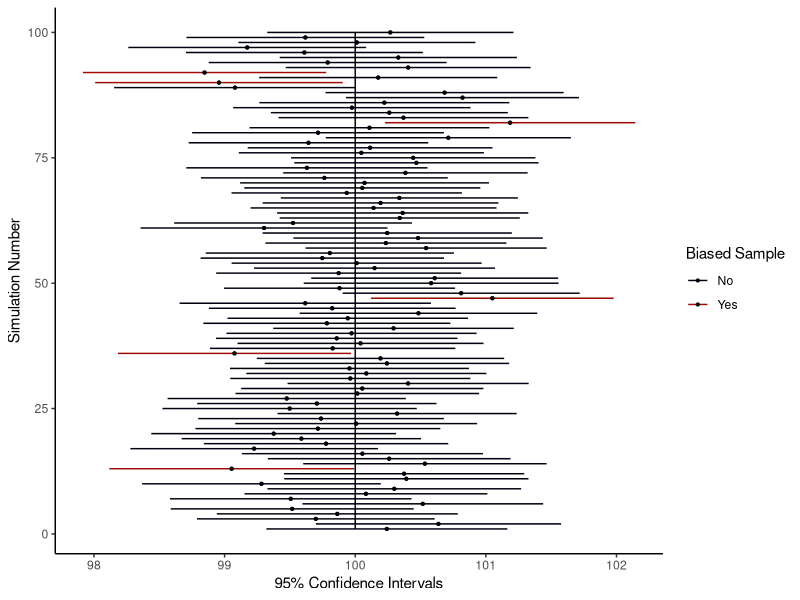

Recreate this plot in R.
## ---- chunk 1
# defining population values
population <- new.env()
population$mean <- 100
population$sd <- 15
as.list(population)

# 100 samples of 1000 observations from the population
set.seed(123) # for reproducibility
samples <- data.frame(matrix(ncol = 100, nrow = 1000))
for (i in 1:100){
  samples[,i] <- rnorm(n = 1000, mean = 100, sd = 15)}
## ---- chunk 2
samplemeans <- data.frame(matrix(ncol = 100, nrow = 1))
for (i in 1:100){
  samplemeans[,i] <- mean(samples[,i])}
## ---- chunk 3
absolutebias <- data.frame(matrix(ncol = 100, nrow = 1))
for (i in 1:100){
  absolutebias[,i] <- abs(population$mean - samplemeans[,i])}
## ---- chunk 4
# SD of every sample
sampleSDs <- data.frame(matrix(ncol = 100, nrow = 1))
for (i in 1:100){
  sampleSDs[,i] <- sd(samples[,i])}

# SE of every sample
sampleSEs <- data.frame(matrix(ncol = 100, nrow = 1))
for (i in 1:100){
  sampleSEs[,i] <- sampleSDs[,i] / sqrt(nrow(samples))}

## ---- chunk 5
# lower bound
CIlower <- data.frame(matrix(ncol = 100, nrow = 1))
for (i in 1:100){
  CIlower[,i] <- samplemeans[,i] - 1.959964 * sampleSEs[,i]}

# upper bound
CIupper <- data.frame(matrix(ncol = 100, nrow = 1))
for (i in 1:100){
  CIupper[,i] <- samplemeans[,i] + 1.959964 * sampleSEs[,i]}
## ---- chunk 6
library(tidyverse)
## ---- chunk 7
data <- data.frame(sample_id = 1:100, lower_bound = t(CIlower), sample_mean = t(samplemeans), upper_bound = t(CIupper), row.names = 1:100)

data$sample_biased <- ifelse((data$upper_bound < 100) | (data$lower_bound > 100), "Yes", "No")

data_long <- data %>% pivot_longer(c(2,4), names_to = "Statistic", values_to = "Values")

## ---- chunk 8

ggplot(data_long, aes(x = Values, y = sample_id)) + 
   geom_line(aes(colour = sample_biased, group = sample_id)) +
   scale_color_manual(values=c("#00000f", "#a10a02"), name = "Biased Sample", )+
   geom_point(aes(sample_mean), size = 0.75, show.legend = T)+
   geom_line(aes(x = population$mean), linetype = "solid") +
   xlab("95% Confidence Intervals") +
   ylab("Simulation Number")+
   theme_classic()

## ---- chunk 9
table(data$sample_biased)
## ---- chunk 10
data %>% filter(sample_biased == 'Yes')
